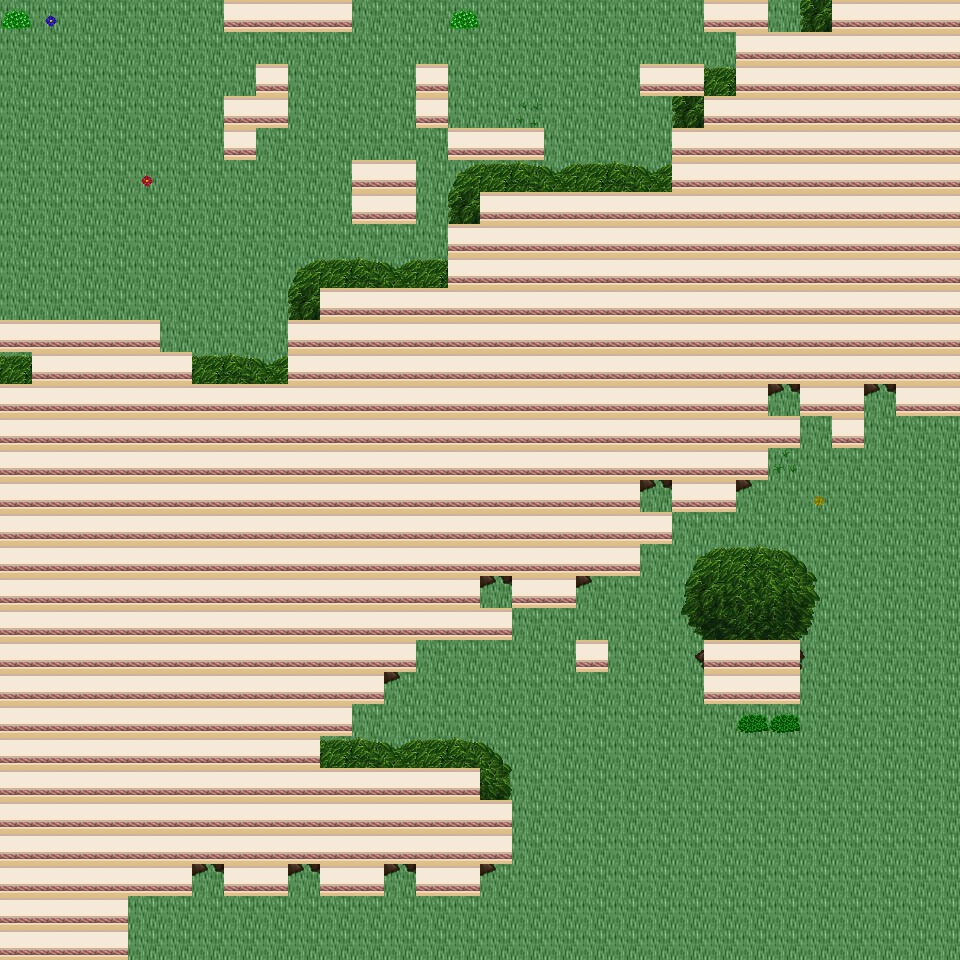

This is a level from a 2D game, rendered from its Tiled map with the project's own tilesets. A one-line summary and the map file follow, with tile-layer data summarised:
An orthogonal 30x30 tile map with 32x32 px tiles, 6 tile layers (Ground, Object, Object2, Above, ...), 32 tilesets and 7 objects (7x mapExit).

<map version="1.0" orientation="orthogonal" renderorder="right-down" width="30" height="30" tilewidth="32" tileheight="32" nextobjectid="8">
  <tileset firstgid="1" name="tileset_building_wall_int_wall_pale" tilewidth="32" tileheight="32" tilecount="16" columns="2">
    <image source="../drawable/tileset_building_wall_int_wall_pale.png" width="64" height="256" />
  </tileset>
  <tileset firstgid="17" name="tileset_ground_ground" tilewidth="32" tileheight="32" tilecount="33" columns="3">
    <image source="../drawable/tileset_ground_ground.png" width="96" height="352" />
  </tileset>
  <tileset firstgid="50" name="tileset_plant_bush_bushes" tilewidth="32" tileheight="32" tilecount="10" columns="5">
    <image source="../drawable/tileset_plant_bush_bushes.png" width="160" height="64" />
  </tileset>
  <tileset firstgid="60" name="tileset_plant_flower_daisy_blue" tilewidth="32" tileheight="32" tilecount="8" columns="2">
    <image source="../drawable/tileset_plant_flower_daisy_blue.png" width="64" height="128" />
  </tileset>
  <tileset firstgid="68" name="tileset_plant_flower_daisy_red" tilewidth="32" tileheight="32" tilecount="8" columns="2">
    <image source="../drawable/tileset_plant_flower_daisy_red.png" width="64" height="128" />
  </tileset>
  <tileset firstgid="76" name="tileset_plant_flower_daisy_white" tilewidth="32" tileheight="32" tilecount="8" columns="2">
    <image source="../drawable/tileset_plant_flower_daisy_white.png" width="64" height="128" />
  </tileset>
  <tileset firstgid="84" name="tileset_plant_flower_daisy_yellow" tilewidth="32" tileheight="32" tilecount="8" columns="2">
    <image source="../drawable/tileset_plant_flower_daisy_yellow.png" width="64" height="128" />
  </tileset>
  <tileset firstgid="92" name="tileset_plant_tree_tree_green" tilewidth="32" tileheight="32" tilecount="88" columns="8">
    <image source="../drawable/tileset_plant_tree_tree_green.png" width="256" height="352" />
  </tileset>
  <tileset firstgid="180" name="tileset_ground_ladder_steps" tilewidth="32" tileheight="32" tilecount="6" columns="3">
    <image source="../drawable/tileset_ground_ladder_steps.png" width="96" height="64" />
  </tileset>
  <tileset firstgid="186" name="tileset_building_fence_wooden_brown_fence" tilewidth="32" tileheight="32" tilecount="42" columns="7">
    <image source="../drawable/tileset_building_fence_wooden_brown_fence.png" width="224" height="192" />
  </tileset>
  <tileset firstgid="228" name="tileset_ground_earth_edges" tilewidth="32" tileheight="32" tilecount="18" columns="6">
    <image source="../drawable/tileset_ground_earth_edges.png" width="192" height="96" />
  </tileset>
  <tileset firstgid="246" name="tileset_ground_grass_edges" tilewidth="32" tileheight="32" tilecount="36" columns="12">
    <image source="../drawable/tileset_ground_grass_edges.png" width="384" height="96" />
  </tileset>
  <tileset firstgid="282" name="tileset_ground_grass_corners" tilewidth="32" tileheight="32" tilecount="24" columns="6">
    <image source="../drawable/tileset_ground_grass_corners.png" width="192" height="128" />
  </tileset>
  <tileset firstgid="306" name="tileset_logic_collision" tilewidth="32" tileheight="32" tilecount="1" columns="1">
    <image source="../drawable/tileset_logic_collision.png" width="32" height="32" />
  </tileset>
  <tileset firstgid="307" name="tileset_plant_tree_apple_tree" tilewidth="32" tileheight="32" tilecount="9" columns="3">
    <image source="../drawable/tileset_plant_tree_apple_tree.png" width="96" height="96" />
  </tileset>
  <tileset firstgid="316" name="tileset_plant_flower_pointed_yellow" tilewidth="32" tileheight="32" tilecount="2" columns="2">
    <image source="../drawable/tileset_plant_flower_pointed_yellow.png" width="64" height="32" />
  </tileset>
  <tileset firstgid="318" name="tileset_plant_flower_planted_containers" tilewidth="32" tileheight="32" tilecount="16" columns="4">
    <image source="../drawable/tileset_plant_flower_planted_containers.png" width="128" height="128" />
  </tileset>
  <tileset firstgid="334" name="tileset_item_firewood" tilewidth="32" tileheight="32" tilecount="12" columns="3">
    <image source="../drawable/tileset_item_firewood.png" width="96" height="128" />
  </tileset>
  <tileset firstgid="346" name="tileset_plant_flower_hothouse_flowers" tilewidth="32" tileheight="32" tilecount="72" columns="6">
    <image source="../drawable/tileset_plant_flower_hothouse_flowers.png" width="192" height="384" />
  </tileset>
  <tileset firstgid="418" name="tileset_ground_water_pool" tilewidth="32" tileheight="32" tilecount="72" columns="3">
    <image source="../drawable/tileset_ground_water_pool.png" width="96" height="768" />
  </tileset>
  <tileset firstgid="490" name="tileset_ground_rock_rubble" tilewidth="32" tileheight="32" tilecount="9" columns="3">
    <image source="../drawable/tileset_ground_rock_rubble.png" width="96" height="96" />
  </tileset>
  <tileset firstgid="499" name="tileset_logic_portal" tilewidth="32" tileheight="32" tilecount="24" columns="8">
    <image source="../drawable/tileset_logic_portal.png" width="256" height="96" />
  </tileset>
  <tileset firstgid="523" name="tileset_logic_creature_animal" tilewidth="32" tileheight="32" tilecount="32" columns="8">
    <image source="../drawable/tileset_logic_creature_animal.png" width="256" height="128" />
  </tileset>
  <tileset firstgid="555" name="tileset_logic_item_resources" tilewidth="32" tileheight="32" tilecount="6" columns="6">
    <image source="../drawable/tileset_logic_item_resources.png" width="192" height="32" />
  </tileset>
  <tileset firstgid="561" name="tileset_ground_rock_rocks_3" tilewidth="32" tileheight="32" tilecount="16" columns="4">
    <image source="../drawable/tileset_ground_rock_rocks_3.png" width="128" height="128" />
  </tileset>
  <tileset firstgid="577" name="tileset_ground_rock_rocks" tilewidth="32" tileheight="32" tilecount="4" columns="2">
    <image source="../drawable/tileset_ground_rock_rocks.png" width="64" height="64" />
  </tileset>
  <tileset firstgid="581" name="tileset_logic_item_fruits" tilewidth="32" tileheight="32" tilecount="16" columns="8">
    <image source="../drawable/tileset_logic_item_fruits.png" width="256" height="64" />
  </tileset>
  <tileset firstgid="597" name="tileset_item_postbox" tilewidth="32" tileheight="32" tilecount="4" columns="2">
    <image source="../drawable/tileset_item_postbox.png" width="64" height="64" />
  </tileset>
  <tileset firstgid="601" name="tileset_plant_tree_umbrella_thorn" tilewidth="32" tileheight="32" tilecount="18" columns="6">
    <image source="../drawable/tileset_plant_tree_umbrella_thorn.png" width="192" height="96" />
  </tileset>
  <tileset firstgid="619" name="tileset_plant_grasses" tilewidth="32" tileheight="32" tilecount="6" columns="3">
    <image source="../drawable/tileset_plant_grasses.png" width="96" height="64" />
  </tileset>
  <tileset firstgid="625" name="tileset_building_house_pink_blue" tilewidth="32" tileheight="32" tilecount="99" columns="11">
    <image source="../drawable/tileset_building_house_pink_blue.png" width="352" height="288" />
  </tileset>
  <tileset firstgid="724" name="tileset_logic_creature_fowl" tilewidth="32" tileheight="32" tilecount="6" columns="6">
    <image source="../drawable/tileset_logic_creature_fowl.png" width="192" height="32" />
  </tileset>
  <layer name="Ground" width="30" height="30">
    <data>[900 cells, 900 non-empty, 1 distinct tile ids]</data>
  </layer>
  <layer name="Object" width="30" height="30">
    <data>[900 cells, 97 non-empty, 21 distinct tile ids]</data>
  </layer>
  <layer name="Object2" width="30" height="30">
    <data>[900 cells, 52 non-empty, 7 distinct tile ids]</data>
  </layer>
  <layer name="Above" width="30" height="30">
    <data>[900 cells, 424 non-empty, 37 distinct tile ids]</data>
  </layer>
  <layer name="Above2" width="30" height="30">
    <data>[900 cells, 0 non-empty, 0 distinct tile ids]</data>
  </layer>
  <layer name="Walkable" width="30" height="30">
    <data>[900 cells, 478 non-empty, 1 distinct tile ids]</data>
  </layer>
  <objectgroup name="MapEvents">
    <object id="1" name="north" type="mapExit" x="0" y="0" width="224" height="32">
      <properties>
        <property name="map" value="level_0_x138_y111" />
        <property name="x" value="0" />
        <property name="y" value="28" />
      </properties>
    </object>
    <object id="2" name="north2" type="mapExit" x="352" y="0" width="352" height="32">
      <properties>
        <property name="map" value="level_0_x138_y111" />
        <property name="x" value="11" />
        <property name="y" value="28" />
      </properties>
    </object>
    <object id="3" name="north3" type="mapExit" x="768" y="0" width="64" height="32">
      <properties>
        <property name="map" value="level_0_x138_y111" />
        <property name="x" value="24" />
        <property name="y" value="28" />
      </properties>
    </object>
    <object id="4" name="south" type="mapExit" x="128" y="928" width="832" height="32">
      <properties>
        <property name="map" value="level_0_x138_y113" />
        <property name="x" value="4" />
        <property name="y" value="1" />
      </properties>
    </object>
    <object id="5" name="west" type="mapExit" x="0" y="0" width="32" height="320">
      <properties>
        <property name="map" value="level_0_x137_y112" />
        <property name="x" value="28" />
        <property name="y" value="0" />
      </properties>
    </object>
    <object id="6" name="west2" type="mapExit" x="0" y="352" width="32" height="32">
      <properties>
        <property name="map" value="level_0_x137_y112" />
        <property name="x" value="28" />
        <property name="y" value="11" />
      </properties>
    </object>
    <object id="7" name="east" type="mapExit" x="928" y="416" width="32" height="544">
      <properties>
        <property name="map" value="level_0_x139_y112" />
        <property name="x" value="1" />
        <property name="y" value="13" />
      </properties>
    </object>
  </objectgroup>
</map>
